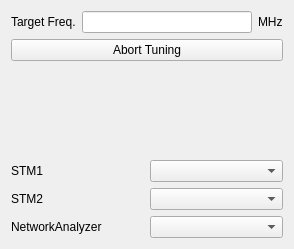
<?xml version="1.0" encoding="UTF-8"?>
<ui version="4.0">
 <class>FrmAutoLCTuner</class>
 <widget class="QMainWindow" name="FrmAutoLCTuner">
  <property name="geometry">
   <rect>
    <x>0</x>
    <y>0</y>
    <width>294</width>
    <height>249</height>
   </rect>
  </property>
  <property name="windowTitle">
   <string>LC Circuit Automatic Tuner</string>
  </property>
  <widget class="QWidget" name="widget">
   <layout class="QGridLayout" name="gridLayout">
    <item row="0" column="0" colspan="2">
     <layout class="QHBoxLayout" name="horizontalLayout">
      <item>
       <widget class="QLabel" name="textLabel20_4">
        <property name="sizePolicy">
         <sizepolicy hsizetype="Preferred" vsizetype="Fixed">
          <horstretch>0</horstretch>
          <verstretch>0</verstretch>
         </sizepolicy>
        </property>
        <property name="text">
         <string>Target Freq.</string>
        </property>
        <property name="wordWrap">
         <bool>false</bool>
        </property>
       </widget>
      </item>
      <item>
       <widget class="QLineEdit" name="m_edTarget"/>
      </item>
      <item>
       <widget class="QLabel" name="textLabel20_5">
        <property name="sizePolicy">
         <sizepolicy hsizetype="Preferred" vsizetype="Fixed">
          <horstretch>0</horstretch>
          <verstretch>0</verstretch>
         </sizepolicy>
        </property>
        <property name="text">
         <string>MHz</string>
        </property>
        <property name="wordWrap">
         <bool>false</bool>
        </property>
       </widget>
      </item>
     </layout>
    </item>
    <item row="1" column="0" colspan="2">
     <widget class="QPushButton" name="m_btnAbortTuning">
      <property name="text">
       <string>Abort Tuning</string>
      </property>
     </widget>
    </item>
    <item row="2" column="1">
     <spacer name="verticalSpacer">
      <property name="orientation">
       <enum>Qt::Vertical</enum>
      </property>
      <property name="sizeHint" stdset="0">
       <size>
        <width>20</width>
        <height>20</height>
       </size>
      </property>
     </spacer>
    </item>
    <item row="3" column="0" rowspan="2" colspan="2">
     <layout class="QHBoxLayout" name="_2">
      <item>
       <widget class="QLabel" name="textLabel20">
        <property name="sizePolicy">
         <sizepolicy hsizetype="Preferred" vsizetype="Fixed">
          <horstretch>0</horstretch>
          <verstretch>0</verstretch>
         </sizepolicy>
        </property>
        <property name="text">
         <string>STM1</string>
        </property>
        <property name="wordWrap">
         <bool>false</bool>
        </property>
       </widget>
      </item>
      <item>
       <widget class="QComboBox" name="m_cmbSTM1">
        <property name="sizePolicy">
         <sizepolicy hsizetype="Preferred" vsizetype="Fixed">
          <horstretch>0</horstretch>
          <verstretch>0</verstretch>
         </sizepolicy>
        </property>
       </widget>
      </item>
     </layout>
    </item>
    <item row="4" column="1">
     <widget class="QSplitter" name="splitter">
      <property name="orientation">
       <enum>Qt::Horizontal</enum>
      </property>
     </widget>
    </item>
    <item row="5" column="0" colspan="2">
     <layout class="QHBoxLayout" name="_4">
      <item>
       <widget class="QLabel" name="textLabel20_3">
        <property name="sizePolicy">
         <sizepolicy hsizetype="Preferred" vsizetype="Fixed">
          <horstretch>0</horstretch>
          <verstretch>0</verstretch>
         </sizepolicy>
        </property>
        <property name="text">
         <string>STM2</string>
        </property>
        <property name="wordWrap">
         <bool>false</bool>
        </property>
       </widget>
      </item>
      <item>
       <widget class="QComboBox" name="m_cmbSTM2">
        <property name="sizePolicy">
         <sizepolicy hsizetype="Preferred" vsizetype="Fixed">
          <horstretch>0</horstretch>
          <verstretch>0</verstretch>
         </sizepolicy>
        </property>
       </widget>
      </item>
     </layout>
    </item>
    <item row="6" column="0" colspan="2">
     <layout class="QHBoxLayout" name="_3">
      <item>
       <widget class="QLabel" name="textLabel20_2">
        <property name="sizePolicy">
         <sizepolicy hsizetype="Preferred" vsizetype="Fixed">
          <horstretch>0</horstretch>
          <verstretch>0</verstretch>
         </sizepolicy>
        </property>
        <property name="text">
         <string>NetworkAnalyzer</string>
        </property>
        <property name="wordWrap">
         <bool>false</bool>
        </property>
       </widget>
      </item>
      <item>
       <widget class="QComboBox" name="m_cmbNetAna">
        <property name="sizePolicy">
         <sizepolicy hsizetype="Preferred" vsizetype="Fixed">
          <horstretch>0</horstretch>
          <verstretch>0</verstretch>
         </sizepolicy>
        </property>
       </widget>
      </item>
     </layout>
    </item>
   </layout>
   <zorder>splitter</zorder>
   <zorder>m_btnAbortTuning</zorder>
   <zorder>splitter_2</zorder>
   <zorder>layoutWidget</zorder>
   <zorder>m_cmbSTM2</zorder>
   <zorder>m_edTarget</zorder>
   <zorder>textLabel20_4</zorder>
   <zorder>textLabel20_5</zorder>
  </widget>
 </widget>
 <layoutdefault spacing="6" margin="11"/>
 <pixmapfunction>qPixmapFromMimeSource</pixmapfunction>
 <resources/>
 <connections/>
</ui>
